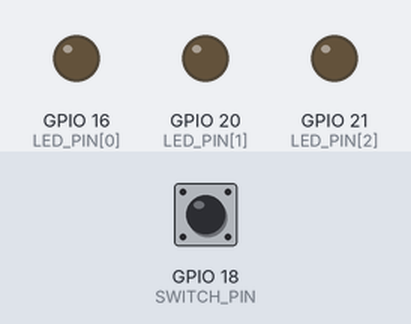
Bench run of a program on a simulated Raspberry Pi (BCM pin numbers). Shown: output pins drawn as LEDs (lit = HIGH). The test bench sets the inputs (shaded band); at power-on: GPIO 18 (SWITCH_PIN) LOW.

Above: at 1.2 s.
1.3 s: GPIO 18 (SWITCH_PIN) pulled HIGH for 0.15 s
At 1.4 s:
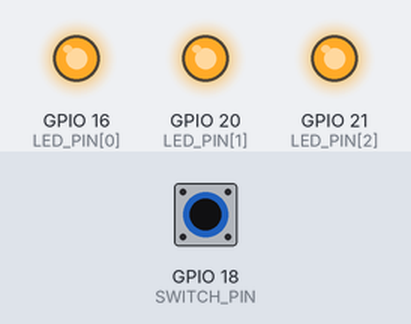
3.0 s: GPIO 18 (SWITCH_PIN) pulled HIGH for 3.2 s
At 7.2 s:
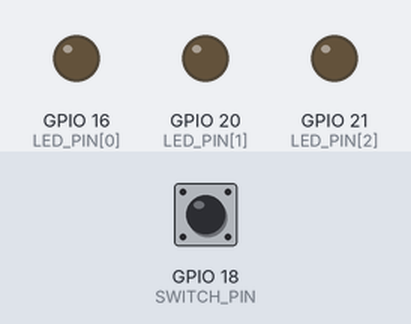
Timing chart, 0 to 8.7 s (numbered marks = the images above; inputs shaded):
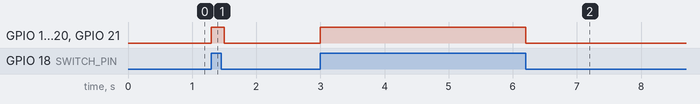

Measured:
- after the input at 1.3 s, GPIO 16 (LED_PIN[0]), GPIO 20 (LED_PIN[1]), GPIO 21 (LED_PIN[2]): LOW → HIGH at once, → LOW 0.20 s later
- after the input at 3.0 s, GPIO 16 (LED_PIN[0]), GPIO 20 (LED_PIN[1]), GPIO 21 (LED_PIN[2]): LOW → HIGH at once, → LOW 3.2 s later

The program:

led_pwn_switch.py
```python
import RPi.GPIO as GPIO
import time

LED_PIN = [16, 20, 21]
SWITCH_PIN = 18

GPIO.setmode(GPIO.BCM)

for i in range(3):
    GPIO.setup(LED_PIN[i], GPIO.OUT)

GPIO.setup(SWITCH_PIN, GPIO.IN, pull_up_down=GPIO.PUD_DOWN)

try:
    while True:
        if GPIO.input(SWITCH_PIN) == 1:
            for i in LED_PIN:
                GPIO.output(i, GPIO.HIGH)
        else:
            for i in LED_PIN:
                GPIO.output(i, GPIO.LOW)
        time.sleep(0.1)
finally:
    GPIO.cleanup()
    print('cleanup and exit')
```
